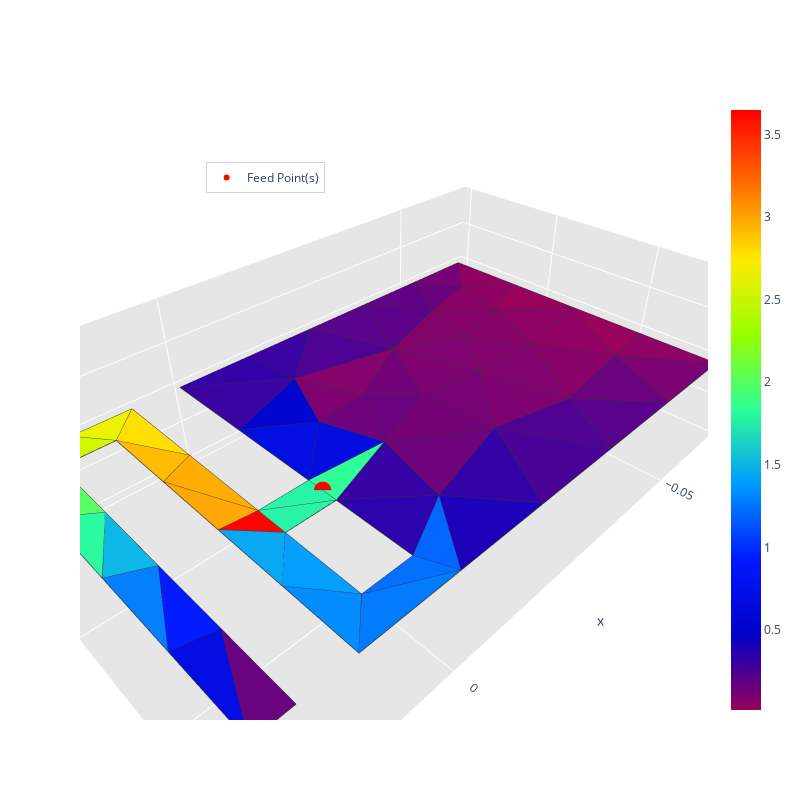

Write notebook code for a chart like this one.
### Markdown cell above
# Load S1P data
s1p_data = np.loadtxt("data/plot_file/IFA_1.s1p", comments='!', skiprows=5)
Experimentation_freq_mhz = s1p_data[:, 0] / 1e6  # frequency in MHz
Experimentation_s11_db = s1p_data[:, 1]

# Mask between fLow and fHigh
mask = (Experimentation_freq_mhz >= fLow / 1e6) & (Experimentation_freq_mhz <= fHigh / 1e6)
Experimentation_freq_mhz = Experimentation_freq_mhz[mask]
Experimentation_s11_db = Experimentation_s11_db[mask]

# plot_s11_curve_CST_MoM(s11_db, fLow, fHigh, cst_freq_mhz=cst_freq_mhz, cst_s11_db=cst_s11_db)
plot_s11_curve_MoM_vs_Experiment(s11_db, fLow, fHigh, s11_db_exp=Experimentation_s11_db, exp_freq_mhz=Experimentation_freq_mhz)

### Code cell
simulate_efficiency(frequencies, ifa_meander_mat, fC, feed_point, save_image=True)

### Figure 1 — Plotly figure (JSON) as saved in the notebook; plotly's stock layout.template omitted (floating-point values rounded to 4 significant figures; data arrays with more than 128 entries replaced by an {"elided": "..."} marker saying what was removed)
{"data": [{"facecolor": ["rgb(232, 239, 0)", "rgb(25, 0, 182)", "rgb(0, 11, 224)", "rgb(124, 0, 109)", "rgb(0, 100, 255)", "rgb(112, 0, 118)", "rgb(0, 120, 255)", "rgb(52, 0, 162)", "rgb(45, 255, 149)", "rgb(107, 0, 121)", "rgb(56, 0, 159)", "rgb(0, 109, 255)", "rgb(114, 0, 116)", "rgb(95, 0, 130)", "rgb(48, 0, 165)", "rgb(71, 0, 148)", "rgb(86, 0, 137)", "rgb(255, 219, 0)", "rgb(180, 249, 0)", "rgb(255, 185, 0)", "rgb(128, 0, 106)", "rgb(255, 170, 0)", "rgb(0, 24, 253)", "rgb(132, 0, 103)", "rgb(1, 155, 252)", "rgb(38, 241, 164)", "rgb(41, 247, 158)", "rgb(102, 0, 125)", "rgb(83, 255, 96)", "rgb(255, 0, 0)", "rgb(255, 164, 0)", "rgb(0, 124, 255)", "rgb(0, 138, 255)", "rgb(6, 165, 242)", "rgb(207, 244, 0)", "rgb(137, 255, 19)", "rgb(89, 0, 134)", "rgb(38, 241, 164)", "rgb(12, 180, 227)", "rgb(133, 0, 102)", "rgb(126, 0, 108)", "rgb(104, 0, 124)", "rgb(104, 0, 124)", "rgb(108, 0, 121)", "rgb(129, 0, 106)", "rgb(123, 0, 110)", "rgb(75, 0, 145)", "rgb(0, 11, 224)", "rgb(48, 0, 165)", "rgb(56, 0, 159)", "rgb(0, 3, 206)", "rgb(141, 0, 97)", "rgb(132, 0, 103)", "rgb(120, 0, 112)", "rgb(128, 0, 106)", "rgb(77, 0, 143)", "rgb(139, 0, 98)", "rgb(149, 0, 91)", "rgb(123, 0, 110)", "rgb(41, 0, 170)", "rgb(117, 0, 114)", "rgb(135, 0, 101)", "rgb(104, 0, 124)", "rgb(140, 0, 98)", "rgb(116, 0, 115)", "rgb(0, 10, 221)", "rgb(142, 0, 96)", "rgb(150, 0, 90)", "rgb(87, 0, 137)", "rgb(123, 0, 110)", "rgb(139, 0, 98)"], "i": [8, 39, 11, 40, 39, 43, 38, 39, 45, 46, 47, 15, 45, 19, 37, 46, 49, 13, 12, 8, 40, 25, 28, 50, 14, 2, 30, 28, 26, 24, 25, 29, 14, 1, 9, 9, 18, 1, 27, 51, 41, 43, 51, 53, 47, 43, 47, 53, 16, 47, 34, 21, 42, 35, 41, 49, 51, 21, 41, 15, 46, 50, 19, 54, 54, 45, 20, 51, 18, 44, 21], "j": [32, 37, 29, 42, 38, 40, 7, 0, 0, 39, 16, 38, 44, 48, 39, 36, 35, 33, 32, 33, 48, 33, 29, 42, 23, 3, 31, 10, 31, 2, 2, 30, 7, 23, 32, 31, 48, 2, 30, 49, 52, 44, 35, 43, 40, 53, 17, 3, 47, 34, 47, 51, 50, 51, 42, 36, 22, 50, 49, 0, 44, 48, 54, 20, 19, 3, 54, 21, 40, 40, 52], "k": [13, 38, 28, 41, 15, 44, 14, 45, 3, 45, 17, 14, 46, 18, 46, 37, 36, 8, 9, 25, 42, 2, 27, 48, 1, 0, 26, 11, 9, 1, 24, 27, 23, 24, 8, 12, 40, 0, 26, 52, 49, 45, 49, 45, 43, 47, 40, 34, 5, 5, 53, 52, 52, 4, 52, 46, 4, 20, 46, 39, 41, 54, 48, 50, 6, 53, 6, 22, 17, 41, 50], "name": "", "type": "mesh3d", "x": [0.0, 0.0081, 0.0081, 0.0, -0.065, 0.0, -0.065, 0.0135, 0.0135, 0.0216, 0.0216, 0.027, 0.027, 0.0081, 0.0081, 0.0, -0.013, -0.026, -0.039, -0.052, -0.065, -0.065, -0.065, 0.0135, 0.0135, 0.0135, 0.0216, 0.0216, 0.0216, 0.027, 0.027, 0.027, 0.01755, 0.0081, 0.0, -0.0493, -0.0336, -0.0179, -0.0022, -0.009809, -0.0314, -0.03606, -0.0429, -0.01846, -0.02493, -0.01266, -0.0261, -0.01402, -0.04609, -0.03967, -0.05425, -0.05548, -0.04889, -0.009289, -0.05698], "y": [0.03625, 0.03625, 0.03085, 0.03085, 0.055, 0.0, 0.0, 0.055, 0.0054, 0.0054, 0.055, 0.055, 8.674e-19, 8.674e-19, 0.0496, 0.0496, 0.0, 0.0, 0.0, 0.0, 0.01375, 0.0275, 0.04125, 0.0426, 0.0302, 0.0178, 0.0178, 0.0302, 0.0426, 0.04125, 0.0275, 0.01375, 8.674e-19, 0.01543, 0.01543, 0.055, 0.055, 0.055, 0.055, 0.04475, 0.01492, 0.02958, 0.02078, 0.02142, 0.02772, 0.03195, 0.04071, 0.01053, 0.01031, 0.04399, 0.01834, 0.04219, 0.0304, 0.02198, 0.007803], "z": [0.0, 0.0, 0.0, 0.0, 0.0, 0.0, 0.0, 0.0, 0.0, 0.0, 0.0, 0.0, 0.0, 0.0, 0.0, 0.0, 0.0, 0.0, 0.0, 0.0, 0.0, 0.0, 0.0, 0.0, 0.0, 0.0, 0.0, 0.0, 0.0, 0.0, 0.0, 0.0, 0.0, 0.0, 0.0, 0.0, 0.0, 0.0, 0.0, 0.0, 0.0, 0.0, 0.0, 0.0, 0.0, 0.0, 0.0, 0.0, 0.0, 0.0, 0.0, 0.0, 0.0, 0.0, 0.0]}, {"line": {"color": "rgb(50, 50, 50)", "width": 1.5}, "mode": "lines", "showlegend": false, "type": "scatter3d", "x": {"elided": "355 float values"}, "y": {"elided": "355 float values"}, "z": {"elided": "355 int values"}}, {"hoverinfo": "none", "marker": {"color": [0.01542, 3.649], "colorscale": [[0, "rgb(150, 0, 90)"], [0.125, "rgb(0, 0, 200)"], [0.25, "rgb(0, 25, 255)"], [0.375, "rgb(0, 152, 255)"], [0.5, "rgb(44, 255, 150)"], [0.625, "rgb(151, 255, 0)"], [0.75, "rgb(255, 234, 0)"], [0.875, "rgb(255, 111, 0)"], [1, "rgb(255, 0, 0)"]], "showscale": true, "size": 0.1}, "mode": "markers", "showlegend": false, "type": "scatter3d", "x": [0.0], "y": [0.03625], "z": [0.0]}, {"marker": {"color": "red", "size": 6, "symbol": "circle"}, "mode": "markers+text", "name": "Feed Point(s)", "type": "scatter3d", "x": [0.0], "y": [0.03355], "z": [0.0]}], "layout": {"height": 800, "legend": {"bgcolor": "rgba(255,255,255,0.7)", "bordercolor": "lightgray", "borderwidth": 1, "x": 0.2, "xanchor": "left", "y": 0.9, "yanchor": "top"}, "scene": {"aspectratio": {"x": 1, "y": 0.5978, "z": 0.3}, "camera": {"eye": {"x": 0.65, "y": 0.65, "z": 0.65}}, "xaxis": {"backgroundcolor": "rgb(230, 230, 230)", "gridcolor": "rgb(255, 255, 255)", "showbackground": true, "zerolinecolor": "rgb(255, 255, 255)"}, "yaxis": {"backgroundcolor": "rgb(230, 230, 230)", "gridcolor": "rgb(255, 255, 255)", "showbackground": true, "zerolinecolor": "rgb(255, 255, 255)"}, "zaxis": {"backgroundcolor": "rgb(230, 230, 230)", "gridcolor": "rgb(255, 255, 255)", "showbackground": true, "zerolinecolor": "rgb(255, 255, 255)"}}, "title": {"text": ""}, "width": 800}}
